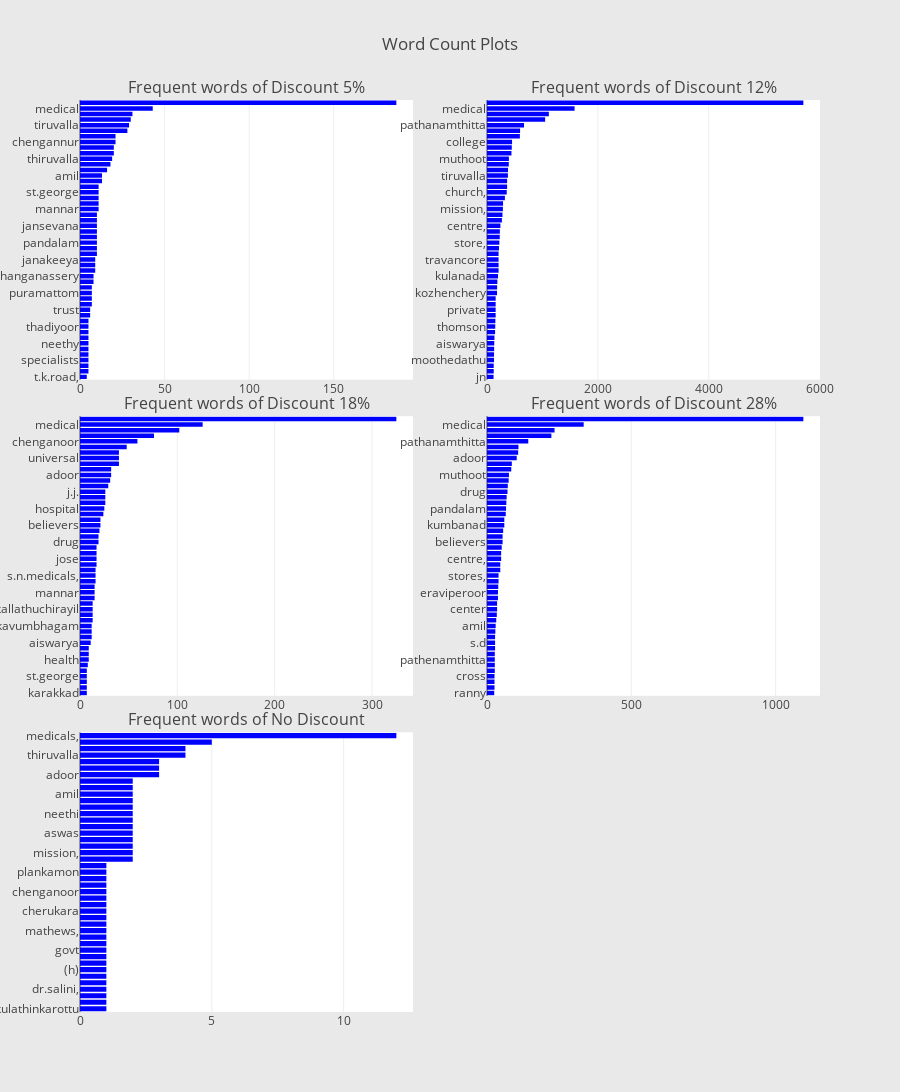

The notebook cell this image was saved under:
### Markdown cell above
Let us now plot the word count of "Customer" for each Discount Class.

### Code cell
from wordcloud import WordCloud, STOPWORDS
from collections import defaultdict
train1_df = train[train["discount"]==1]
train2_df = train[train["discount"]==2]
train3_df = train[train["discount"]==3]
train4_df = train[train["discount"]==4]
train5_df = train[train["discount"]==5]

## custom function for ngram generation ##
def generate_ngrams(text, n_gram=1):
    token = [token for token in text.lower().split(" ") if token != "" if token not in STOPWORDS]
    ngrams = zip(*[token[i:] for i in range(n_gram)])
    return [" ".join(ngram) for ngram in ngrams]

## custom function for horizontal bar chart ##
def horizontal_bar_chart(df, color):
    trace = go.Bar(
        y=df["word"].values[::-1],
        x=df["wordcount"].values[::-1],
        showlegend=False,
        orientation = 'h',
        marker=dict(
            color=color,
        ),
    )
    return trace

## Get the bar chart from sincere questions ##
freq_dict = defaultdict(int)
for sent in train1_df["Customer"]:
    for word in generate_ngrams(sent):
        freq_dict[word] += 1
fd_sorted = pd.DataFrame(sorted(freq_dict.items(), key=lambda x: x[1])[::-1])
fd_sorted.columns = ["word", "wordcount"]
trace0 = horizontal_bar_chart(fd_sorted.head(50), 'blue')

## Get the bar chart from insincere questions ##
freq_dict = defaultdict(int)
for sent in train2_df["Customer"]:
    for word in generate_ngrams(sent):
        freq_dict[word] += 1
fd_sorted = pd.DataFrame(sorted(freq_dict.items(), key=lambda x: x[1])[::-1])
fd_sorted.columns = ["word", "wordcount"]
trace1 = horizontal_bar_chart(fd_sorted.head(50), 'blue')

freq_dict = defaultdict(int)
for sent in train3_df["Customer"]:
    for word in generate_ngrams(sent):
        freq_dict[word] += 1
fd_sorted = pd.DataFrame(sorted(freq_dict.items(), key=lambda x: x[1])[::-1])
fd_sorted.columns = ["word", "wordcount"]
trace2 = horizontal_bar_chart(fd_sorted.head(50), 'blue')

freq_dict = defaultdict(int)
for sent in train4_df["Customer"]:
    for word in generate_ngrams(sent):
        freq_dict[word] += 1
fd_sorted = pd.DataFrame(sorted(freq_dict.items(), key=lambda x: x[1])[::-1])
fd_sorted.columns = ["word", "wordcount"]
trace3 = horizontal_bar_chart(fd_sorted.head(50), 'blue')

freq_dict = defaultdict(int)
for sent in train5_df["Customer"]:
    for word in generate_ngrams(sent):
        freq_dict[word] += 1
fd_sorted = pd.DataFrame(sorted(freq_dict.items(), key=lambda x: x[1])[::-1])
fd_sorted.columns = ["word", "wordcount"]
trace4 = horizontal_bar_chart(fd_sorted.head(50), 'blue')

# Creating two subplots
fig = tools.make_subplots(rows=3, cols=2, vertical_spacing=0.04,
                          subplot_titles=["Frequent words of Discount 5%", 
                                          "Frequent words of Discount 12%",
                                         "Frequent words of Discount 18%",
                                         "Frequent words of Discount 28%","Frequent words of No Discount"])
fig.append_trace(trace0, 1, 1)
fig.append_trace(trace1, 1, 2)
fig.append_trace(trace2, 2, 1)
fig.append_trace(trace3, 2, 2)
fig.append_trace(trace4, 3, 1)

fig['layout'].update(height=1200, width=900, paper_bgcolor='rgb(233,233,233)', title="Word Count Plots")
py.iplot(fig, filename='word-plots')

#plt.figure(figsize=(10,16))
#sns.barplot(x="ngram_count", y="ngram", data=fd_sorted.loc[:50,:], color="b")
#plt.title("Frequent words for Insincere Questions", fontsize=16)
#plt.show()

### Figure 1 — Plotly figure (JSON) as saved in the notebook; plotly's stock layout.template omitted (floating-point values rounded to 4 significant figures)
{"data": [{"marker": {"color": "blue"}, "orientation": "h", "showlegend": false, "type": "bar", "uid": "944da76c-0f05-4370-9f3d-e04c6f0f27e1", "x": [4, 5, 5, 5, 5, 5, 5, 5, 5, 5, 5, 6, 6, 7, 7, 7, 7, 8, 8, 9, 9, 9, 10, 10, 10, 10, 10, 10, 10, 10, 11, 11, 11, 11, 11, 13, 13, 16, 18, 19, 20, 20, 21, 21, 28, 29, 30, 31, 43, 187], "xaxis": "x", "y": ["t.k.road,", "century", "travancore", "specialists", "manak", "nedumpuram", "neethy", "karukachal", "city", "thadiyoor", "swanthanam", "neethi", "trust", "store,", "padaparambil", "puramattom", "mavelikkara", "friends", "changanassery", "pharmacy,", "kulanada", "janakeeya", "kadavil", "aswas", "pandalam", "kumbanad", "kuttappuzha", "jansevana", "marthoma", "jn.,", "mannar", "community", "central", "st.george", "kozhenchery", "pathanamthitta", "amil", "karunyam", "adoor", "thiruvalla", "church,", "hospital", "chengannur", "believers", "thomson", "tiruvalla", "hospital,", "college", "medical", "medicals,"], "yaxis": "y"}, {"marker": {"color": "blue"}, "orientation": "h", "showlegend": false, "type": "bar", "uid": "c21f4e7b-07c2-4754-8e80-25683375ff72", "x": [118, 121, 121, 126, 127, 129, 131, 134, 146, 149, 151, 156, 156, 156, 156, 181, 183, 187, 199, 209, 209, 209, 209, 216, 223, 230, 232, 242, 269, 279, 287, 290, 323, 356, 363, 363, 377, 379, 393, 395, 441, 447, 452, 593, 597, 668, 1049, 1116, 1580, 5708], "xaxis": "x2", "y": ["jn", "thadiyoor", "southern", "moothedathu", "aswas", "s.d", "aiswarya", "stores,", "t", "thomson", "kallathuchirayil", "mgm", "private", "ltd.,", "pathenamthitta", "kozhenchery", "amil", "center", "kulanada", "central", "pullad", "travancore", "thengana", "eraviperoor", "store,", "kutoor", "kumbanad", "centre,", "drug", "chenganoor", "mission,", "house,", "&", "church,", "chengannur", "believers", "tiruvalla", "hospital", "pandalam", "muthoot", "mannar", "adoor", "college", "neethi", "kozhencherry", "pathanamthitta", "thiruvalla", "hospital,", "medical", "medicals,"], "yaxis": "y2"}, {"marker": {"color": "blue"}, "orientation": "h", "showlegend": false, "type": "bar", "uid": "d1bed9e6-3f58-4b04-9a10-ee5ad1576269", "x": [7, 7, 7, 7, 7, 8, 9, 9, 9, 11, 12, 12, 12, 13, 13, 13, 13, 15, 15, 15, 16, 16, 16, 17, 17, 17, 17, 19, 19, 20, 21, 21, 24, 25, 26, 26, 26, 29, 31, 32, 32, 40, 40, 40, 48, 59, 76, 102, 126, 325], "xaxis": "x3", "y": ["karakkad", "muthoot", "ranny", "st.george", "kozhenchery", "kulanada", "health", "care", "st.mary's", "aiswarya", "t", "jaya", "kavumbhagam", "thadiyoor", "southern", "kallathuchirayil", "kozhencherry", "neethi", "mannar", "s.d", "karunya", "s.n.medicals,", "kadapra", "central", "jose", "sons", "kutoor", "drug", "house,", "society,", "believers", "church,", "pathanamthitta", "hospital", "c.m", "cherupushpam", "j.j.", "&", "chengannur", "adoor", "pandalam", "pushpagiri", "universal", "stores,", "college", "chenganoor", "hospital,", "thiruvalla", "medical", "medicals,"], "yaxis": "y3"}, {"marker": {"color": "blue"}, "orientation": "h", "showlegend": false, "type": "bar", "uid": "42f5effa-2fc0-4950-97d6-b4d7216ec751", "x": [25, 26, 26, 26, 27, 27, 27, 27, 28, 28, 28, 29, 30, 32, 34, 35, 35, 38, 38, 39, 40, 40, 46, 46, 49, 49, 51, 54, 54, 56, 60, 60, 65, 66, 67, 68, 71, 72, 75, 76, 84, 86, 103, 108, 109, 143, 223, 234, 335, 1096], "xaxis": "x4", "y": ["ranny", "aswas", "holy", "cross", "mgm", "private", "pathenamthitta", "universal", "thomson", "s.d", "ltd.,", "kozhenchery", "amil", "southern", "aiswarya", "center", "t", "kulanada", "eraviperoor", "thengana", "pullad", "stores,", "church,", "travancore", "centre,", "central", "kutoor", "believers", "hospital", "mission,", "kumbanad", "store,", "chengannur", "pandalam", "college", "chenganoor", "drug", "&", "tiruvalla", "muthoot", "house,", "mannar", "adoor", "neethi", "kozhencherry", "pathanamthitta", "hospital,", "thiruvalla", "medical", "medicals,"], "yaxis": "y4"}, {"marker": {"color": "blue"}, "orientation": "h", "showlegend": false, "type": "bar", "uid": "88335fb8-acdd-4468-bcd4-4dec1cb4c482", "x": [1, 1, 1, 1, 1, 1, 1, 1, 1, 1, 1, 1, 1, 1, 1, 1, 1, 1, 1, 1, 1, 1, 1, 2, 2, 2, 2, 2, 2, 2, 2, 2, 2, 2, 2, 2, 3, 3, 3, 4, 4, 5, 12], "xaxis": "x5", "y": ["kulathinkarottu", "thushara", "pandalam", "dr.salini,", "karunya", "eye", "(h)", "s.d", "thachileathu", "govt", "jn", "dr.rajan", "mathews,", "children's", "centre", "cherukara", "drug", "house,", "chenganoor", "nedumkunnam", "sooraj", "plankamon", "bharath", "tiruvalla", "mission,", "chengannur", "near", "aswas", "community", "pharmacy,", "neethi", "aiswarya", "kutoor", "amil", "believers", "church,", "adoor", "hospital", "college", "thiruvalla", "scientific,", "medical", "medicals,"], "yaxis": "y5"}], "layout": {"annotations": [{"font": {"size": 16}, "showarrow": false, "text": "Frequent words of Discount 5%", "x": 0.225, "xanchor": "center", "xref": "paper", "y": 1.0, "yanchor": "bottom", "yref": "paper"}, {"font": {"size": 16}, "showarrow": false, "text": "Frequent words of Discount 12%", "x": 0.775, "xanchor": "center", "xref": "paper", "y": 1.0, "yanchor": "bottom", "yref": "paper"}, {"font": {"size": 16}, "showarrow": false, "text": "Frequent words of Discount 18%", "x": 0.225, "xanchor": "center", "xref": "paper", "y": 0.6533, "yanchor": "bottom", "yref": "paper"}, {"font": {"size": 16}, "showarrow": false, "text": "Frequent words of Discount 28%", "x": 0.775, "xanchor": "center", "xref": "paper", "y": 0.6533, "yanchor": "bottom", "yref": "paper"}, {"font": {"size": 16}, "showarrow": false, "text": "Frequent words of No Discount", "x": 0.225, "xanchor": "center", "xref": "paper", "y": 0.3067, "yanchor": "bottom", "yref": "paper"}], "height": 1200, "paper_bgcolor": "rgb(233,233,233)", "title": {"text": "Word Count Plots"}, "width": 900, "xaxis": {"anchor": "y", "domain": [0.0, 0.45]}, "xaxis2": {"anchor": "y2", "domain": [0.55, 1.0]}, "xaxis3": {"anchor": "y3", "domain": [0.0, 0.45]}, "xaxis4": {"anchor": "y4", "domain": [0.55, 1.0]}, "xaxis5": {"anchor": "y5", "domain": [0.0, 0.45]}, "xaxis6": {"anchor": "y6", "domain": [0.55, 1.0]}, "yaxis": {"anchor": "x", "domain": [0.6933, 1.0]}, "yaxis2": {"anchor": "x2", "domain": [0.6933, 1.0]}, "yaxis3": {"anchor": "x3", "domain": [0.3467, 0.6533]}, "yaxis4": {"anchor": "x4", "domain": [0.3467, 0.6533]}, "yaxis5": {"anchor": "x5", "domain": [0.0, 0.3067]}, "yaxis6": {"anchor": "x6", "domain": [0.0, 0.3067]}}}
